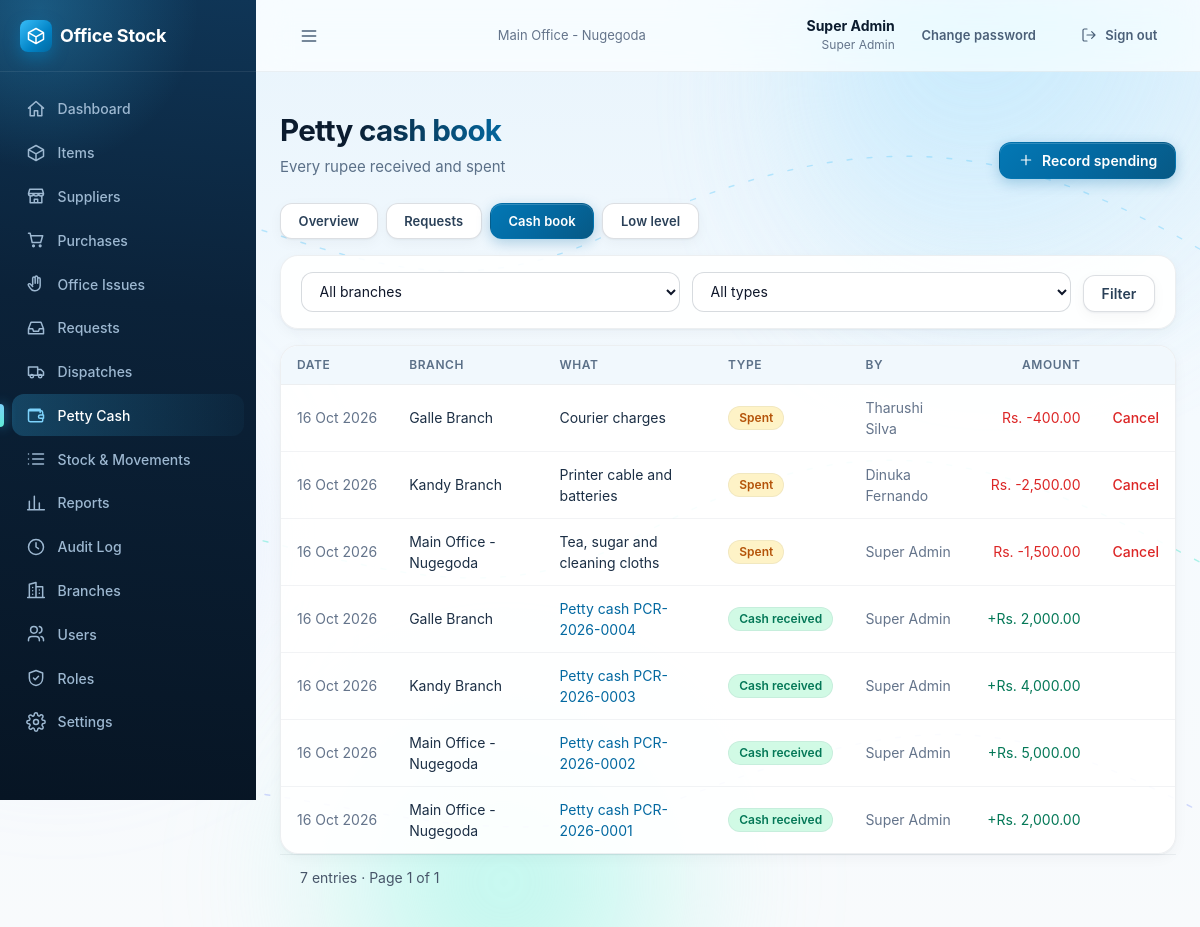
The app's page /petty-cash/cash-book/ (signed in) with its own data.
### accounts/models.py (models this page shows, shortened)
class User(AbstractBaseUser):
    name = models.CharField(max_length=120)
    email = models.EmailField(unique=True)
    role = models.CharField(max_length=40)
    permissions = models.JSONField(null=True, blank=True, default=None)
    branch = models.ForeignKey(Branch, on_delete=models.PROTECT, related_name='users')
    active = models.BooleanField(default=True)
    failed_logins = models.PositiveSmallIntegerField(default=0)
    locked_until = models.DateTimeField(null=True, blank=True)
    created_at = models.DateTimeField(auto_now_add=True)
    updated_at = models.DateTimeField(auto_now=True)
    USERNAME_FIELD = 'email'
    REQUIRED_FIELDS = ['name']
    objects = UserManager()
    class Meta:
        ordering = ['name']
    @property
    def role_def(self):
        if not hasattr(self, '_role_def'):
            if self.role == SUPER_ADMIN_ROLE['key']:
                self._role_def = SUPER_ADMIN_ROLE
            else:
                r = Role.objects.filter(key=self.role).first()
                self._role_def = r.as_def() if r else None
        return self._role_def
    @property
    def role_name(self):
        return (self.role_def or {}).get('name') or self.role

class Branch(models.Model):
    name = models.CharField(max_length=120)
    code = models.CharField(max_length=10, unique=True)
    type = models.CharField(max_length=10, choices=[(BRANCH_TYPES.MAIN, 'Main office'), (BRANCH_TYPES.BRANCH, 'Branch')],
                            default=BRANCH_TYPES.BRANCH)
    address = models.CharField(max_length=250, blank=True, default='')
    phone = models.CharField(max_length=40, blank=True, default='')
    active = models.BooleanField(default=True)
    created_at = models.DateTimeField(auto_now_add=True)
    updated_at = models.DateTimeField(auto_now=True)
    class Meta:
        ordering = ['type', 'name']
        constraints = [
            models.UniqueConstraint(fields=['type'], condition=models.Q(type=BRANCH_TYPES.MAIN), name='one_main_office'),
        ]

### pettycash/models.py (models this page shows, shortened)
class PettyCashEntry(AppendOnlyModel):
    branch = models.ForeignKey('accounts.Branch', on_delete=models.PROTECT, related_name='petty_cash_entries')
    type = models.CharField(max_length=20, choices=choices(PETTY_CASH_ENTRY))
    amount = models.DecimalField(**MONEY)
    description = models.CharField(max_length=300, blank=True, default='')
    entry_date = models.DateField()  # the day the money was received or spent
    request = models.ForeignKey(PettyCashRequest, null=True, blank=True, on_delete=models.PROTECT, related_name='entries')
    reversal_of = models.OneToOneField('self', null=True, blank=True, on_delete=models.PROTECT, related_name='reversed_by')
    created_by = models.ForeignKey(settings.AUTH_USER_MODEL, on_delete=models.PROTECT, related_name='+')
    created_at = models.DateTimeField(auto_now_add=True)
    objects = PettyCashEntryQuerySet.as_manager()
    objects_message = 'Petty cash entries cannot be changed. Post a reversal instead.'
    class Meta:
        ordering = ['-entry_date', '-created_at', '-id']
        indexes = [models.Index(fields=['branch', '-entry_date', '-id'])]

### pettycash/views.py (the view)
# urls.py: path('petty-cash/cash-book/', views.ledger, name='ledger'),
@permission_required(*VIEW_ANY)
def ledger(request):
    user = request.user
    scope = services.scope_branch_id(user)
    g = request.GET
    branch_id, kind = g.get('branch', ''), g.get('type', '')
    qs = PettyCashEntry.objects.select_related('branch', 'created_by', 'request')
    if scope is not None:
        qs = qs.filter(branch_id=scope)
    elif branch_id.isdigit():
        qs = qs.filter(branch_id=int(branch_id))
    if kind in PETTY_CASH_ENTRY_LABELS:
        qs = qs.filter(type=kind)
    try:
        page_no = max(int(g.get('page', 1)), 1)
    except ValueError:
        page_no = 1
    paginator = Paginator(qs.order_by('-entry_date', '-created_at', '-id'), PAGE_SIZE)
    page = paginator.get_page(page_no)
    shown_branch = scope if scope is not None else (int(branch_id) if branch_id.isdigit() else None)
    balance = services.get_balance(shown_branch) if shown_branch else None
    return render(request, 'pettycash/ledger.html', {
        'rows': _entry_rows(page.object_list, user), 'page': page.number, 'pages': paginator.num_pages, 'total': paginator.count,
        'branches': Branch.objects.order_by('type', 'name') if scope is None else [], 'types': PETTY_CASH_ENTRY_LABELS,
        'f': {'branch': branch_id, 'type': kind}, 'filters_on': bool(kind or (scope is None and branch_id)),
        'show_branch': scope is None, 'balance': balance, 'low': balance is not None and is_low(balance, services.get_low_level()),
        'can_spend': has_any(user, ['petty_cash.request']) and bool(user.branch_id)})

### core/context_processors.py (called while the page is built)
def app(request):
    ctx = {}
    user = getattr(request, 'user', None)
    if user is None or not user.is_authenticated:
        return ctx
    settings = Setting.get()
    ctx['app_settings'] = settings
    perms = getattr(request, 'perms', [])
    nav = []
    path = request.path
    for n in visible_nav(user, perms, settings.branch_module_enabled):
        try:
            url = reverse(n['url'])
        except NoReverseMatch:
            continue
        active = path == url if n.get('exact') else path.startswith(n['match'])
        nav.append({**n, 'href': url, 'active': active})
    ctx.update({
        'nav': nav,
        'perm': {p.replace('.', '_'): (p in perms) for p in ALL_PERMISSIONS},
        'is_branch_side': side_of(user) == 'branch',
        'is_super_admin': user.role == 'super_admin',
    })
    return ctx

### core/models.py (called while the page is built)
    @classmethod
    def get(cls):
        obj = cls.objects.filter(key='app').first()
        if obj:
            return obj
        try:
            with transaction.atomic():
                return cls.objects.create(key='app')
        except IntegrityError:
            return cls.objects.get(key='app')

### core/permissions.py (called while the page is built)
def side_of(user, role_def=None):
    role_def = role_def if role_def is not None else getattr(user, 'role_def', None)
    return (role_def or {}).get('side') or SIDES.MAIN

def is_branch_side(user, role_def=None):
    return side_of(user, role_def) == SIDES.BRANCH

def effective_permissions(user, role_def=None):
    if user.role == ROLES.SUPER_ADMIN:
        return list(ALL_PERMISSIONS)
    if isinstance(user.permissions, (list, tuple)):
        return list(user.permissions)
    role_def = role_def if role_def is not None else getattr(user, 'role_def', None)
    return list((role_def or {}).get('permissions') or [])

def has_any(user, perms):
    have = effective_permissions(user)
    return any(p in have for p in perms)

def visible_nav(user, permissions, branch_module_enabled):
    out = []
    for n in NAV_ITEMS:
        if n.get('branch_side') and not branch_module_enabled:
            continue
        if n.get('roles'):
            if user.role not in n['roles']:
                continue
        elif n.get('perms'):
            if not any(p in permissions for p in n['perms']):
                continue
        out.append(n)
    return out

### core/templatetags/ui.py (called while the page is built)
@register.filter
def money(value):
    try:
        d = Decimal(str(value if value not in (None, '') else 0))
    except InvalidOperation:
        d = Decimal(0)
    return f'Rs. {d:,.2f}'

### pettycash/templates/pettycash/ledger.html (shortened to what this page needs)
{% extends "base.html" %}
{% load ui %}
{% block content %}
<div class="page-header">
  <div><h1>Petty cash book</h1><p>Every rupee received and spent</p></div>
  {% if can_spend %}<a class="btn" href="{% url 'pettycash:expense_create' %}">{% icon 'plus' 'icon icon-sm' %} Record spending</a>{% endif %}
</div>
{% include "pettycash/_tabs.html" with active="cash_book" %}
<form method="get" class="card" style="margin-bottom:1rem"><div class="filters">
  {% if show_branch %}<div class="field"><select name="branch" aria-label="Branch" onchange="this.form.submit()"><option value="">All branches</option>
    {% for b in branches %}<option value="{{ b.pk }}" {% if f.branch == b.pk|stringformat:"s" %}selected{% endif %}>{{ b.name }}</option>{% endfor %}</select></div>{% endif %}
  <div class="field"><select name="type" aria-label="Type" onchange="this.form.submit()"><option value="">All types</option>
    {% for value, t in types.items %}<option value="{{ value }}" {% if f.type == value %}selected{% endif %}>{{ t.label }}</option>{% endfor %}</select></div>
  <button class="btn btn-secondary" type="submit">Filter</button>
</div></form>
{% if not rows %}
  <div class="card empty"><h3>{% if filters_on %}Nothing matches your filters{% else %}No petty cash movements yet{% endif %}</h3>
  <p>{% if filters_on %}Try clearing the filters.{% else %}Cash received and spent is listed here.{% endif %}</p></div>
{% else %}
<div class="card table-wrap"><table class="data">
  <thead><tr><th>Date</th>{% if show_branch %}<th>Branch</th>{% endif %}<th>What</th><th>Type</th><th>By</th><th class="num">Amount</th><th></th></tr></thead>
  <tbody>{% for x in rows %}
    <tr><td class="nowrap muted">{{ x.e.entry_date|fdate }}</td>
    {% if show_branch %}<td>{{ x.e.branch.name }}</td>{% endif %}
    <td>{% if x.e.request %}<a href="{% url 'pettycash:request_detail' x.e.request.pk %}">{{ x.e.description }}</a>{% else %}{{ x.e.description|default:"–" }}{% endif %}</td>
    <td>{% status_badge 'petty_entry' x.e.type %}</td>
    <td class="muted">{{ x.e.created_by.name }}</td>
    <td class="num nowrap" style="color:{% if x.e.amount < 0 %}var(--red-600){% else %}var(--green-700,#15803d){% endif %}">{% if x.e.amount > 0 %}+{% endif %}{{ x.e.amount|money }}</td>
    <td class="nowrap">{% if x.can_cancel %}
      <form method="post" action="{% url 'pettycash:expense_cancel' x.e.pk %}" class="inline" data-confirm="Cancel this expense? The money goes back into petty cash.">{% csrf_token %}
        <button class="linkbtn" type="submit" style="color:var(--red-600)">Cancel</button></form>{% endif %}</td></tr>
  {% endfor %}</tbody>
</table></div>
{% pagination page pages total "entries" %}
{% endif %}
{% endblock %}

### templates/base.html (shortened to what this page needs)
{% load static ui %}<!doctype html>
<html lang="en">
<head>
  <link rel="stylesheet" href="{% static 'css/app.css' %}">
  <link rel="stylesheet" href="{% static 'css/premium.css' %}">
</head>
<body>
<div class="ambient" aria-hidden="true">
  <span class="blob b1" data-parallax="0.10"><i></i></span>
  <span class="blob b2" data-parallax="-0.07"></span>
  <span class="blob b3" data-parallax="0.05"><i></i></span>
</div>
<div class="shell">
  <aside class="sidebar" id="sidebar">
    <div class="brand"><div class="brand-mark">{% icon 'box' %}</div><span class="brand-name">Office Stock</span></div>
    <nav class="nav" aria-label="Main">
      {% for n in nav %}<a href="{{ n.href }}" class="{% if n.active %}active{% endif %}">{% icon n.icon %}{{ n.label }}</a>{% endfor %}
    </nav>
  </aside>
  <div class="main-col">
    <header class="topbar">
      <button class="btn btn-ghost menu-btn" type="button" data-nav-open aria-label="Open menu">{% icon 'menu' %}</button>
      <div class="branch-name muted small">{{ request.user.branch.name }}</div>
      <div class="topbar-right">
        <div class="who"><b>{{ request.user.name }}</b><span>{{ request.user.role_name }}</span></div>
        <a class="btn btn-ghost btn-sm" href="{% url 'accounts:change_password' %}">Change password</a>
        <form method="post" action="{% url 'accounts:logout' %}" class="inline">{% csrf_token %}
          <button class="btn btn-ghost btn-sm" type="submit">{% icon 'logout' 'icon icon-sm' %}<span class="hide-sm">Sign out</span></button>
        </form>
      </div>
    </header>
    <main class="content">
      {% block content %}{% endblock %}
    </main>
  </div>
</div>
</body>
</html>

### records on screen
User: user.branch.name "Main Office - Nugegoda", user.name "Super Admin", user.role_name "Super Admin"
PettyCashEntry: e.entry_date|fdate "16 Oct 2026", e.branch.name "Galle Branch", e.description "Courier charges", type "Spent", e.created_by.name "Tharushi Silva", e.amount "Rs. -400.00", shows "Cancel"
PettyCashEntry: e.entry_date|fdate "16 Oct 2026", e.branch.name "Kandy Branch", e.description "Printer cable and batteries", type "Spent", e.created_by.name "Dinuka Fernando", e.amount "Rs. -2,500.00", shows "Cancel"
PettyCashEntry: e.entry_date|fdate "16 Oct 2026", e.branch.name "Main Office - Nugegoda", e.description "Tea, sugar and cleaning cloths", type "Spent", e.created_by.name "Super Admin", e.amount "Rs. -1,500.00", shows "Cancel"
PettyCashEntry: e.entry_date|fdate "16 Oct 2026", e.branch.name "Galle Branch", e.description "Petty cash PCR-2026-0004", type "Cash received", e.created_by.name "Super Admin", e.amount "Rs. 2,000.00"
PettyCashEntry: e.entry_date|fdate "16 Oct 2026", e.branch.name "Kandy Branch", e.description "Petty cash PCR-2026-0003", type "Cash received", e.created_by.name "Super Admin", e.amount "Rs. 4,000.00"
PettyCashEntry: e.entry_date|fdate "16 Oct 2026", e.branch.name "Main Office - Nugegoda", e.description "Petty cash PCR-2026-0002", type "Cash received", e.created_by.name "Super Admin", e.amount "Rs. 5,000.00"
PettyCashEntry: e.entry_date|fdate "16 Oct 2026", e.branch.name "Main Office - Nugegoda", e.description "Petty cash PCR-2026-0001", type "Cash received", e.created_by.name "Super Admin", e.amount "Rs. 2,000.00"

### other values on screen
{{ n.label }} "Dashboard" "Items" "Suppliers" "Purchases" "Office Issues" "Requests" "Dispatches" "Petty Cash" "Stock & Movements" "Reports" "Audit Log" "Branches" "Users" "Roles" "Settings"
{{ total }} "7"
{{ noun }} "entries"
{{ page }} "1"
{{ pages }} "1"
